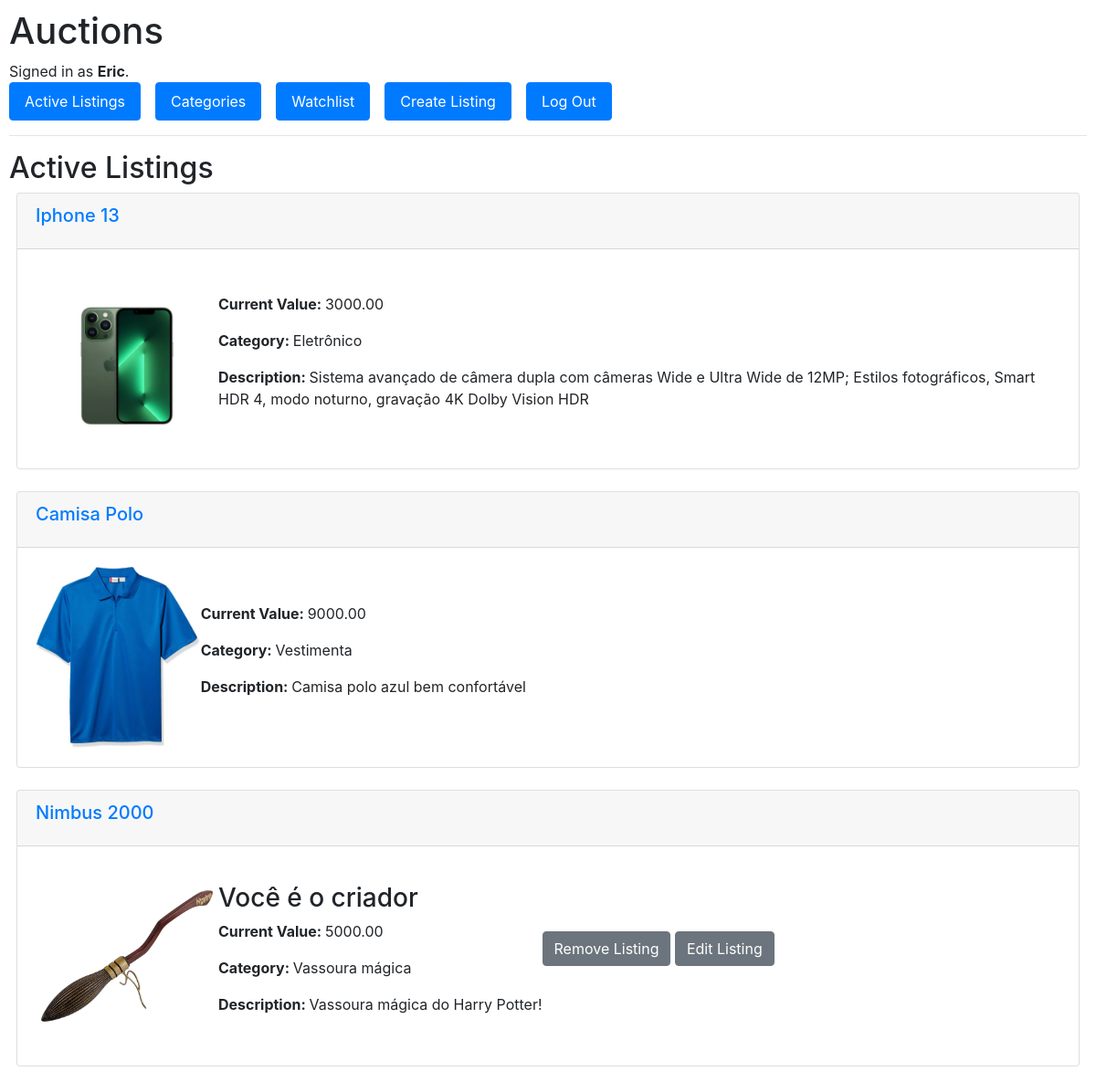
Screenshot of / (signed in) with the database file from the repository.
### auctions/models.py (models this page shows, shortened)
class User(AbstractUser):
    def __str__(self):
        return self.username

class Listings(models.Model):
    title = models.CharField(max_length=255)
    description = models.TextField()
    price = models.DecimalField(max_digits=10, decimal_places=2)
    image_url = models.ImageField(upload_to='listing/images', blank=True, null=True)
    category = models.CharField(max_length=255, default='General')
    created_by = models.ForeignKey(User, on_delete=models.CASCADE, blank=True, null=True)
    is_active = models.BooleanField(default=True)

### auctions/views.py (the view)
# urls.py: path("", views.index, name="index"),
def index(request):
    listings = Listings.objects.filter(is_active=True)
    return render(
        request,
        "auctions/index.html",
        {
            "listings": listings,
        },
    )

### auctions/templates/auctions/index.html
{% extends "auctions/layout.html" %} {% block body %}
<h2>Active Listings</h2>
<div class="container-fluid px-2">
  <div class="row">
    {% for listing in listings %} {% if listing.is_active%}
    <div class="col-12 mb-4">
      <div class="card">
        <div class="card-header">
          <a href="{% url 'listing_details' listing.id %}">
            <h5 class="card-title">{{ listing.title }}</h5>
          </a>
        </div>
        <div class="card-body d-flex align-items-center">
          <div class="me-3">
            {% if listing.image_url %}
            <a href="{% url 'listing_details' listing.id %}">
              <img
                src="{{ listing.image_url.url }}"
                alt="{{ listing.title }}"
                class="card-img-left"
                height="200"
              />
            </a>
            {% else %}
            <p class="card-text">No image available</p>
            {% endif %}
          </div>
          <div>
            {% if listing.created_by == request.user %}
              <h3>{{ listing_created_by }} Você é o criador</h3>
            {% endif %}
            <p><strong>Current Value: </strong> {{ listing.price }}</p>
            <p><strong>Category: </strong>{{ listing.category }}</p>
            <p><strong>Description: </strong> {{listing.description }} </p>
          </div>
          {% if listing.created_by == request.user %}
          <div class="form-group">
            <a href="{% url 'remove_listing' listing.id %}" class="btn btn-secondary">Remove Listing</a>
            <a href="{% url 'edit_list' listing.id %}" class="btn btn-secondary">Edit Listing</a>
          </div>
          {% endif%}
        </div>
      </div>
    </div>
    {% endif %} {% endfor %}
  </div>
</div>
{% endblock %}

### auctions/templates/auctions/layout.html (shortened to what this page needs)
{% load static %}
<!DOCTYPE html>
<html lang="en">
    <head>
        <link rel="stylesheet" href="https://stackpath.bootstrapcdn.com/bootstrap/4.4.1/css/bootstrap.min.css">
        <link href="{% static 'auctions/styles.css' %}" rel="stylesheet">
    </head>
    <body>
        <h1>Auctions</h1>
        <div>
            {% if user.is_authenticated %}
                Signed in as <strong>{{ user.username }}</strong>.
            {% else %}
                Not signed in.
            {% endif %}
        </div>
        <ul class="nav">
            <li class="nav-item">
                <a class="nav-link btn btn-primary mr-2" href="{% url 'index' %}">Active Listings</a>
            </li>
            {% if user.is_authenticated %}
                <li class="nav-item">
                    <a class="nav-link btn btn-primary mx-2" href="{% url 'categories' %}">Categories</a>
                </li>
                <li class="nav-item">
                    <a class="nav-link btn btn-primary mx-2" href="{% url 'watchlist' %}">Watchlist</a>
                </li>
                <li class="nav-item">
                    <a class="nav-link btn btn-primary mx-2" href="{% url 'create_listing' %}">Create Listing</a>
                </li>
                <li class="nav-item">
                    <a class="nav-link btn btn-primary mx-2" href="{% url 'logout' %}">Log Out</a>
                </li>
            {% endif %}
        </ul>
        <hr>
        {% block body %}
        {% endblock %}
    </body>
</html>

### auctions/static/auctions/styles.css (style rules this page uses)
body { padding: 10px; overflow-x: hidden; }

### rows the page displays
User: username "Eric"
Listings: title "Iphone 13", image_url (picture), price "3000.00", category "Eletrônico", description "Sistema avançado de câmera dupla com câmeras Wide e Ultra Wide de 12MP; Estilos fotográficos, Smart HDR 4, modo noturno, gravação 4K Dolby Vision HDR"
Listings: title "Camisa Polo", image_url (picture), price "9000.00", category "Vestimenta", description "Camisa polo azul bem confortável"
Listings: title "Nimbus 2000", image_url (picture), price "5000.00", category "Vassoura mágica", description "Vassoura mágica do Harry Potter!", shows "Remove Listing"
